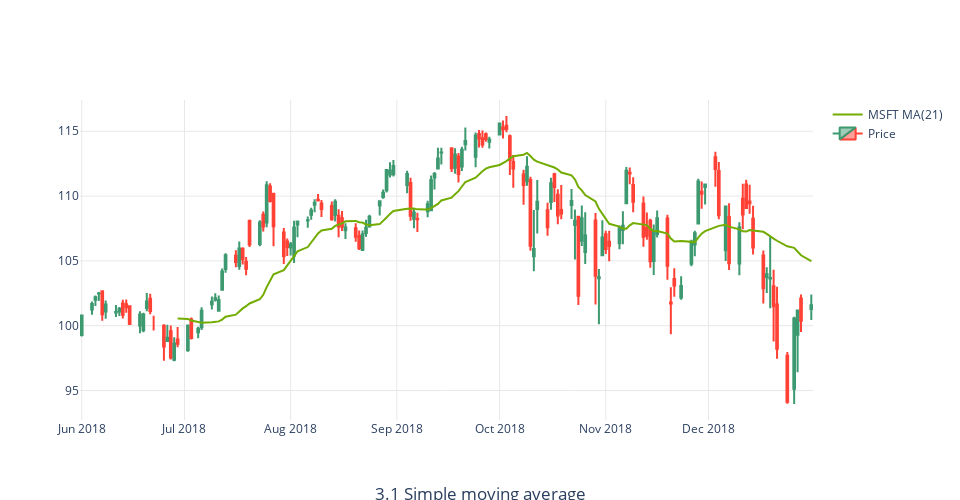

Source (notebook cell):
### Code cell
simple_plot(data, '3.1 Simple moving average')

### Figure 1 — Plotly figure (JSON) as saved in the notebook; plotly's stock layout.template omitted (floating-point values rounded to 4 significant figures; data arrays with more than 128 entries replaced by an {"elided": "..."} marker saying what was removed)
{"data": [{"line": {"color": "#72ac00"}, "name": "MSFT MA(21)", "opacity": 1, "type": "scatter", "x": {"elided": "147 str values"}, "y": {"elided": "147 float values"}}, {"close": {"elided": "147 float values"}, "high": {"elided": "147 float values"}, "low": {"elided": "147 float values"}, "name": "Price", "open": {"elided": "147 float values"}, "type": "candlestick", "x": {"elided": "147 str values"}}], "layout": {"height": 500, "plot_bgcolor": "rgba(0,0,0,0)", "title": {"text": "3.1 Simple moving average", "x": 0.5, "xanchor": "center", "y": 0, "yanchor": "bottom"}, "width": 960, "xaxis": {"gridcolor": "#E8E8E8", "gridwidth": 1, "rangeslider": {"visible": false}, "showgrid": true}, "yaxis": {"gridcolor": "#E8E8E8", "gridwidth": 1, "showgrid": true}}}
